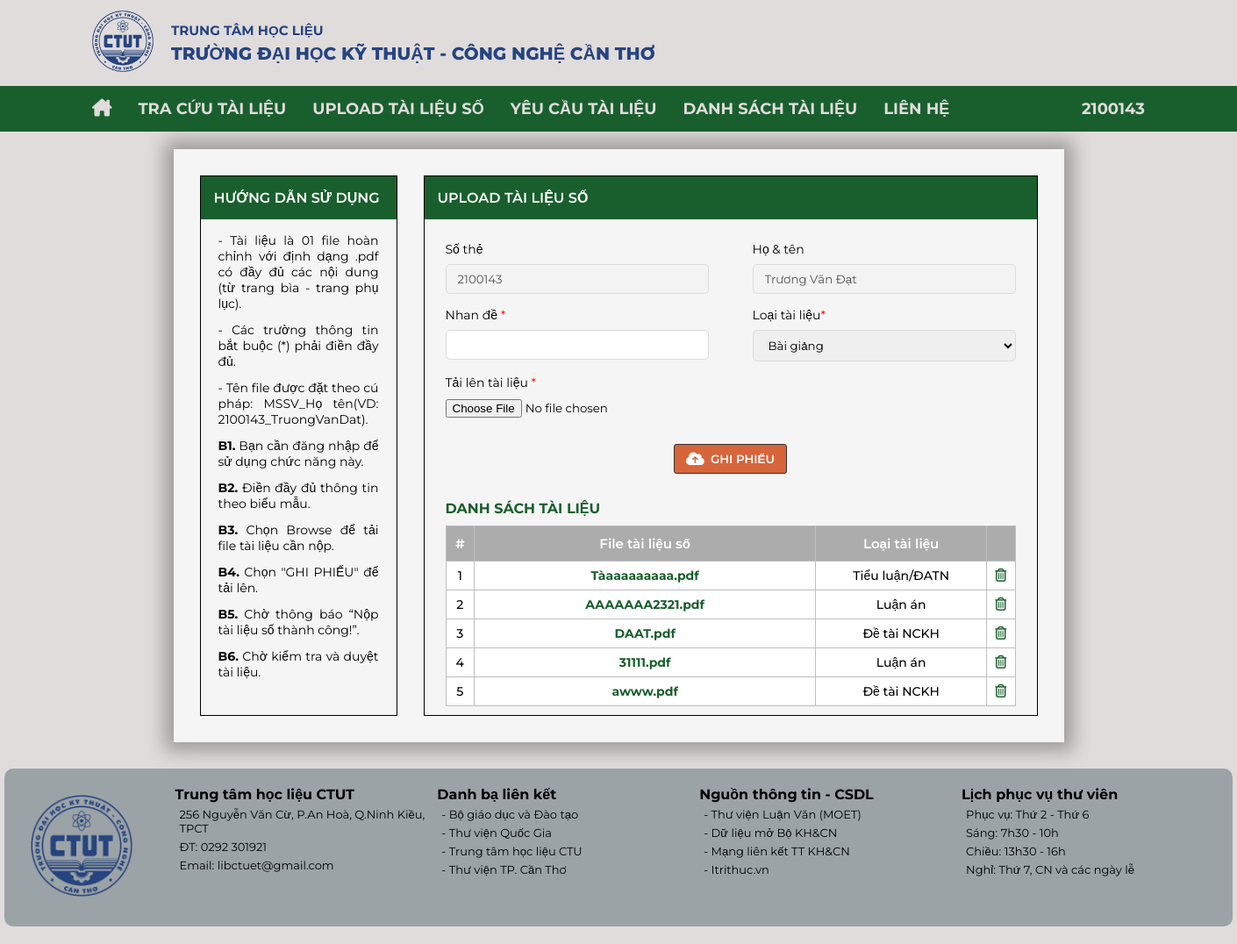
Screenshot of /?controller=user&action=upload (signed in) with the database file from the repository.
### tables this page shows
CREATE TABLE `upload` (
  `idUpload` int(10) NOT NULL,
  `uploadURL` varchar(500) NOT NULL,
  `titleUpload` varchar(255) NOT NULL,
  `timeUpload` datetime NOT NULL,
  `id_User` int(10) NOT NULL,
  `id_Book` int(10) DEFAULT NULL,
  `id_Category` int(11) NOT NULL
);

CREATE TABLE `category` (
  `idCategory` int(11) NOT NULL,
  `nameCategory` varchar(50) NOT NULL
);

### controllers/baseController.php (called while the page is built, shortened)
<?php
class baseController
{
    protected function loadview($viewPath, array $data = [])
    {
        return require (self::VIEW_FOLDER_NAME . '/' . str_replace('.', '/', $viewPath) . '.php');
    }
}
?>

### controllers/userController.php (called while the page is built, shortened)
<?php
class userController extends baseController
{
  private $userModel;
  public function __construct()
  {
    $this->userModel = new userModel;
  }
  public function upload()
  {
    $uploadData = $this->userModel->uploadData($_SESSION['user']['id']);
    $typeData = $this->userModel->getDataType();
    return $this->loadview('user.upload', ['uploadData' => $uploadData, 'typeData' => $typeData]);
  }
}
?>

### models/userModel.php (called while the page is built, shortened)
<?php
class userModel extends baseModel
{
  public function uploadData($idUser)
  {
    $sql = "SELECT * FROM upload LEFT JOIN category ON upload.id_Category = category.idCategory WHERE id_User = '$idUser'";
    $query = $this->_query($sql);
    return $query;
  }
  public function getDataType()
  {
    $sql = "SELECT * FROM category";
    $query = $this->_query($sql);
    return $query;
  }
}
?>

### models/baseModel.php (called while the page is built)
<?php
class baseModel extends database{
    protected $conn;
    public function __construct()
    {
        $this->conn = $this->connect();
    }
    public function _query($sql){
        return mysqli_query($this->conn,$sql);
    }
}
?>

### core/database.php (called while the page is built, shortened)
<?php
class database{
    public function connect(){
        $conn = mysqli_connect(self::HOST,self::USERNAME,self::PASSWORD,self::DBNAME);
        if(mysqli_connect_errno() == 0){
            return $conn;
        }
        return false;
    }
}
?>

### views/user/upload.php (the view, shortened to what this page needs)
<div class="container upload">
    <div class="upload-file">
        <div class="upload-sub-1">
            <div id="profile__title"> Hướng dẫn sử dụng</div>
            <ul>
                <li>- Tài liệu là 01 file hoàn chỉnh với định dạng .pdf có đầy đủ các nội dung (từ
                    trang bìa - trang phụ lục).</li>
                <li>- Các trường thông tin bắt buộc (*) phải điền đầy đủ.</li>
                <li>- Tên file được đặt theo cú pháp: MSSV_Họ tên(VD: 2100143_TruongVanDat).</li>
                <li> <strong>B1.</strong> Bạn cần đăng nhập để sử dụng chức năng này.</li>
                <li> <strong>B2.</strong> Điền đầy đủ thông tin theo biểu mẫu.</li>
                <li> <strong>B3.</strong> Chọn Browse để tải file tài liệu cần nộp.</li>
                <li> <strong>B4.</strong> Chọn "GHI PHIẾU" để tải lên.</li>
                <li> <strong>B5.</strong> Chờ thông báo “Nộp tài liệu số thành công!”.</li>
                <li> <strong>B6.</strong> Chờ kiểm tra và duyệt tài liệu.</li>
            </ul>
        </div>
        <div class="upload-sub-2">
            <div id="profile__title">Upload tài liệu số</div>
            <div class="form-upload">
                <form action="" method="post" enctype="multipart/form-data">
                    <div class="form-upload-sub">
                        <div class="form-infor">
                            <label for="">Số thẻ</label>
                            <input type="text" disabled value="<?= $_SESSION['user']['studentCode'] ?>">
                            <label for="">Nhan đề <span style="color: red;">*</span></label>
                            <input type="text" id="title">
                        </div>
                        <div class="form-infor">
                            <label for="">Họ & tên</label>
                            <input type="text" disabled value="<?= $_SESSION['user']['fullName'] ?>">
                            <label for="">Loại tài liệu<span style="color: red;">*</span></label>
                            <select id="type">
                                <?php foreach ($data['typeData'] as $type) {
                                    ?>
                                    <option value="<?= $type['idCategory'] ?>"><?= $type['nameCategory'] ?></option>
                                <?php } ?>
                            </select>
                        </div>
                    </div>
                    <div class="title-upload">
                        <label for="">Tải lên tài liệu <span style="color: red;">*</span></label>
                        <input type="file" name="fileName" id="fileName" accept="application/pdf"
                            style="padding: 10px 0">
                    </div>
                    <div class="btn-upload">
                        <button type="button" id="upload-file" name="upload">  GHI PHIẾU
                    </div>
                    <h2 style="font-size: 16px; text-transform: uppercase; padding: 10px 0; color: var(--green-color);">
                        Danh sách tài liệu</h2>
                </form>
                <table class="table-upload">
                    <tr>
                        <th style="width: 5%">#</th>
                        <th style="width: 60%">File tài liệu số</th>
                        <th style="width: 30%">Loại tài liệu</th>
                        <th style="width: 5%"></th>
                    </tr>
                    <?php foreach ($data['uploadData'] as $key => $upload) {
                        ?>
                        <tr>
                            <td><?= $key + 1 ?></td>
                            <td><a href="<?= $upload['uploadURL'] ?>" target="_blank"><?= $upload['titleUpload'] ?>.pdf</a>
                            </td>
                            <td><?= $upload['nameCategory'] ?></td>
                            <td>
                                <button type="button" name="delete" class="delete-btn" data-id="<?= $upload['idUpload'] ?>"><i
                                        class="fa-regular fa-trash-can"></i></button>
                            </td>
                        </tr>
                    <?php } ?>
                </table>
            </div>
        </div>
    </div>
</div>

### css/style.css (style rules this page uses)
* { padding: 0; margin: 0; font-family: "Montserrat", sans-serif; box-sizing: border-box; }
:root { --white-color: #e0dcdc; --orange-color: #d7653b; --green-color: #195f2d; --border-radius: 5px; --white-cl: white; --black-cl: black; --purple-cl: rgb(116, 4, 103); --red-cl: rgb(250, 54, 50); --red-black-cl: rgb(217, 13, 9); --green-cl: rgb(3, 165, 3); --green-black-cl: rgb(14, 130, 14); --black-gray-cl: #2b2f32; --blue-dark-cl: rgb(0 63 115); --blue-cl: rgb(0, 122, 222); --blue-white-cl: rgb(18, 149, 255); --orange-cl: rgb(255, 174, 0); --gray-cl: rgb(172, 172, 172); --gray-white-cl: rgb(198, 198, 198); --gray-black-cl: #2c3338; }
a { text-decoration: none; }
body { background-color: var(--white-color); }

### css/user/profile.css (style rules this page uses)
#profile__title { padding: 15px; font-weight: 600; color: #ffffff; font-size: 16px; background: var(--green-color); text-transform: uppercase; }

### css/user/upload.css (style rules this page uses)
.upload-file { font-size: 14px; display: flex; margin: 0 auto; top: 150px; left: 50%; width: fit-content; padding: 30px; background: whitesmoke; gap: 30px; box-shadow: 0px 0px 20px 10px rgba(0, 0, 0, 0.3); }
.form-upload { padding: 25px 24px 10px 24px; }
.form-upload-sub { display: flex; gap: 50px; }
.upload-sub-1 { width: 225px; border: 1px black solid; }
.upload-sub-1 > ul { padding: 15px 20px; }
.upload-sub-1 > ul > li { text-align: justify; margin-bottom: 12px; }
.upload-sub-2 { width: 700px; border: 1px black solid; }
.form-infor { display: flex; flex-direction: column; }
.form-infor > select, .form-infor > input { width: 300px; padding: 8px 13px; margin-bottom: 15px; border-radius: 5px; outline: none; border: 1px #dbdbdb solid; }
.form-infor > label { margin-bottom: 8px; }
.title-upload { display: flex; flex-direction: column; }
.btn-upload { display: flex; justify-content: center; gap: 5px; }
.btn-upload > button { display: flex; gap: 7px; align-items: center; border-radius: 3px; border: 1px #333 solid; font-weight: 600; color: white; padding: 8px 13px; background-color: var(--orange-color); margin: 20px 0; }

### css/user/rentHistory.css (style rules this page uses)
#rent-table th, td { border: 1px solid #fff; text-align: center; }

### css/admin/header.css (style rules this page uses)
li { list-style: none; }

### rows the page displays
upload: titleUpload "Tàaaaaaaaaa", id_Category.nameCategory "Tiểu luận/ĐATN"
upload: titleUpload "AAAAAAA2321", id_Category.nameCategory "Luận án"
upload: titleUpload "DAAT", id_Category.nameCategory "Đề tài NCKH"
upload: titleUpload "31111", id_Category.nameCategory "Luận án"
upload: titleUpload "awww", id_Category.nameCategory "Đề tài NCKH"

### other values shown
$_SESSION['user']['studentCode'] "2100143"
form field value "Bài giảng"
